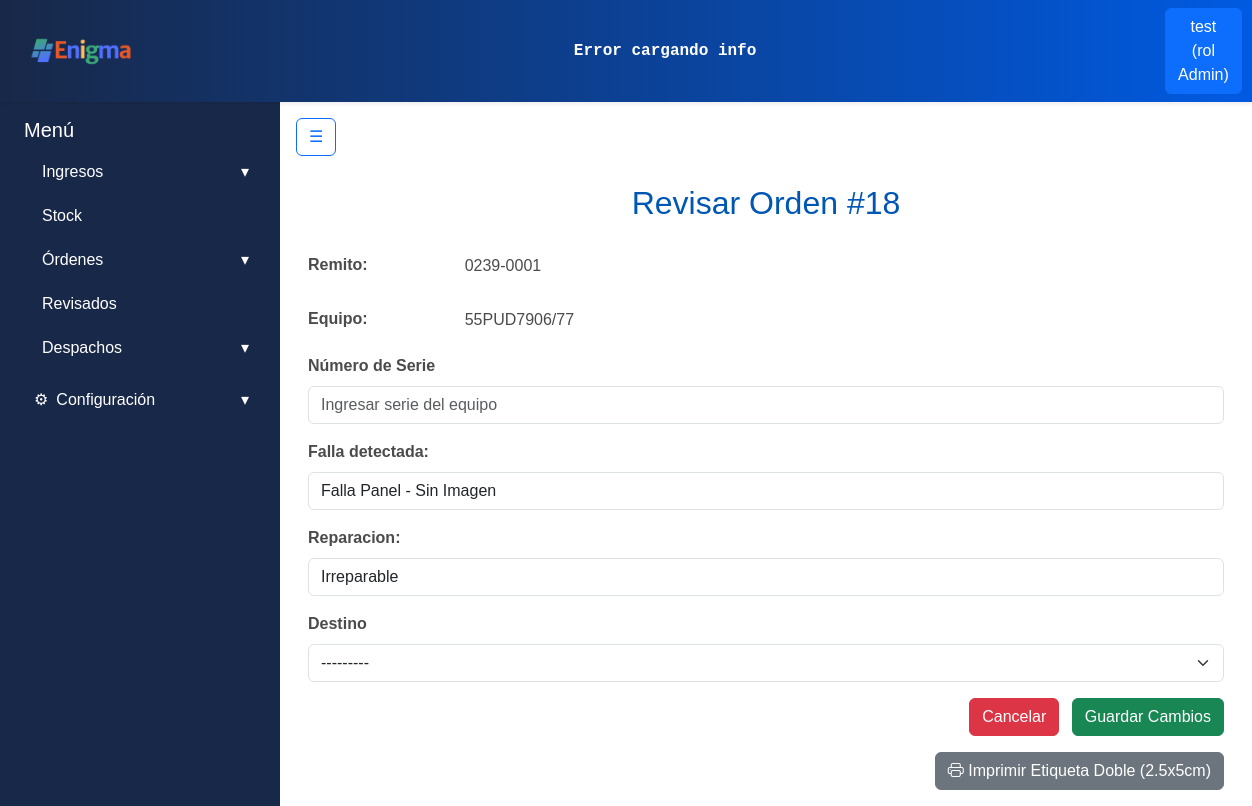
Screenshot of /ordenes/revisar/18/ (signed in) with the database file from the repository.
### apps/usuarios/models.py (models this page shows, shortened)
class Usuarios(AbstractBaseUser):
    username = models.CharField('Nombre de usuario', unique= True, max_length=60)
    email = models.EmailField('Correo electronico', max_length=254, unique= True)
    nombre = models.CharField(max_length=50)
    apellido = models.CharField(max_length=50)
    rol = models.ForeignKey(Roles, on_delete=models.CASCADE)
    activo = models.BooleanField(default=True)
    is_admin = models.BooleanField(default = False)
    is_superuser = models.BooleanField(default=False)
    is_staff = models.BooleanField(default=False)
    objects = UsuariosManager()
    USERNAME_FIELD = 'username'
    REQUIRED_FIELDS = ['nombre', 'apellido', 'email'] #campos necesarios para crear la cuenta por consola

class Roles(models.Model):
    id = models.AutoField(primary_key=True)
    nombre = models.CharField(max_length=50)
    def __str__(self):
        return self.nombre

### apps/ordenes/models.py (models this page shows, shortened)
class Ordenes(ModeloBaseConUsuario):  # HEREDA el usuario y el save()
    remito_id = models.ForeignKey('ingresos.Remitos', on_delete=models.CASCADE)
    equipo_id = models.ForeignKey('Equipos', on_delete=models.CASCADE)
    estado_id = models.ForeignKey('Estados', on_delete=models.CASCADE)
    falla_detectada = models.CharField(max_length=50, null=True, blank=True)
    reparacion = models.CharField(max_length=50, null=True, blank=True)
    fecha_revision = models.DateTimeField(null=True, blank=True)
    editado_por = models.ForeignKey(
        User, on_delete=models.SET_NULL, null=True, blank=True, related_name='ordenes_editadas'
    )
    palletizado_por = models.ForeignKey(
        User, on_delete=models.SET_NULL, null=True, blank=True, related_name='ordenes_palletizadas'
    )
    orden_activa = models.BooleanField(default=True)
    fecha_creacion = models.DateTimeField(auto_now_add=True)
    modificacion_id = models.ForeignKey('HistorialOrdenes', on_delete=models.CASCADE, null=True, blank=True)
    destino = models.ForeignKey('Destinos', on_delete=models.CASCADE, null=True, blank=True)
    equipo_palletizado = models.BooleanField(default=False)

class Equipos(models.Model):
    producto_id = models.ForeignKey('ingresos.Productos', on_delete=models.CASCADE)
    numero_serie = models.CharField(max_length=20, unique=True, null=True, blank=True)
    fecha_alta = models.DateTimeField(auto_now_add=True)
    observaciones = models.CharField(max_length=100, null=True, blank=True)

### apps/ingresos/models.py (models this page shows, shortened)
class Remitos(ModeloBaseConUsuario):
    numero_remito = models.CharField(max_length=20)
    numero_viaje = models.IntegerField()
    detalle_transporte = models.CharField(max_length=30)
    deposito_id = models.ForeignKey('stock.Depositos', on_delete=models.PROTECT)
    fecha_ingreso = models.DateField(auto_now_add=True)
    aprobado = models.BooleanField(default=False)
    productos = models.ManyToManyField('Productos', through='RemitoProducto')
    def __str__(self):
        return f"{self.numero_remito}"

class Productos(models.Model):
    id = models.AutoField(primary_key=True)
    marca = models.CharField(max_length=30)
    modelo = models.CharField(max_length=50, unique=True)

### apps/ordenes/views.py (the view, shortened to what this page needs)
# urls.py: path('revisar/<int:pk>/', login_required(RevisarOrdenUpdateView.as_view()), name='revisar_orden'),
class RevisarOrdenUpdateView(LoginRequiredMixin, UpdateView):
    model = Ordenes
    form_class = OrdenForm
    template_name = 'ordenes/revisar_orden.html'
    success_url = reverse_lazy('ordenes_pendientes')
    def get_context_data(self, **kwargs):
        context = super().get_context_data(**kwargs)
        orden = self.object
        equipo_form = kwargs.get('equipo_form') or EquipoForm(instance=orden.equipo_id)
        context.update({
            'estados': Estados.objects.all(),
            'destinos': Destinos.objects.all(),
            'equipo_form': equipo_form
        })
        return context

### apps/ordenes/forms.py
class EquipoForm(forms.ModelForm):
    class Meta:
        model = Equipos
        fields = ['numero_serie', 'observaciones']

### apps/ordenes/models.py (called while the page is built)
    def __str__(self):
        return self.nombre_destino

### apps/ordenes/templates/ordenes/revisar_orden.html (shortened to what this page needs)
{% extends 'base.html' %}
{% load widget_tweaks %}
{% block content %}
<div class="container mt-4">
    <h2 class="mb-4">Revisar Orden #{{ object.id }}</h2>
    <form method="post" class="needs-validation" novalidate>
        <div class="mb-3 row">
            <label class="col-sm-2 col-form-label fw-bold">Remito:</label>
            <div class="col-sm-10 pt-2">
                {{ object.remito_id }}
            </div>
        </div>
        <div class="mb-3 row">
            <label class="col-sm-2 col-form-label fw-bold">Equipo:</label>
            <div class="col-sm-10 pt-2">
                {{ object.equipo_id.producto_id.modelo }}
            </div>
        </div>
        <div class="mb-3">
            <label for="{{ equipo_form.numero_serie.id_for_label }}" class="form-label fw-bold">
                Número de Serie
            </label>
            {% render_field equipo_form.numero_serie class="form-control" placeholder="Ingresar serie del equipo" %}
        </div>
        <div class="mb-3">
            <label for="{{ form.falla_detectada.id_for_label }}" class="form-label fw-bold">
                {{ form.falla_detectada.label }}:
            </label>
            <div>
                {% render_field form.falla_detectada class="form-control" placeholder="Describe la falla" %}
            </div>
        </div>
        <div class="mb-3">
            <label for="{{ form.reparacion.id_for_label }}" class="form-label fw-bold">
                {{ form.reparacion.label }}:
            </label>
            <div>
                {% render_field form.reparacion class="form-control" placeholder="Describe la reparacion efectuada" %}
            </div>
        </div>
        <div class="mb-3">
            <label for="{{ form.destino.id_for_label }}" class="form-label fw-bold">
                {{ form.destino.label }}
            </label>
            {% render_field form.destino class="form-select" %}
        </div>
        <div class="text-end">
            <a href="{{ request.META.HTTP_REFERER }}" class="btn btn-danger me-2">Cancelar</a>
            <button type="submit" class="btn btn-success">Guardar Cambios</button>
        </div>
    </form>
    <form method="post" action="{% url 'impresora:imprimir_etiqueta' %}" class="text-end mt-3" id="form-imprimir">
        <button type="submit" class="btn btn-secondary">
            <i class="bi bi-printer"></i> Imprimir Etiqueta Doble (2.5x5cm)
        </button>
    </form>
</div>
{% endblock %}

### templates/includes/header.html (shortened to what this page needs)
{% load static %}
<nav class="navbar navbar-expand-lg shadow-sm navbar-gradient">
  <div class="container-fluid">
    <a class="navbar-brand d-flex align-items-center" href="{% url 'core:dashboard' %}">
      <div class="card-header p-0 bg-transparent border-0">
        <img class="logo_form" src="{% static 'img/enigmaLogoNuevo.png' %}" alt="Enigma Logo">
      </div>
    </a>
    <div class="mx-auto text-center d-none d-lg-block">
        <div class="ticker-container text-white py-1 px-2 rounded">
            <div class="ticker" id="ticker-api">
            </div>
        </div>
    </div>
    <div class="d-flex ms-auto">
      {% if user.is_authenticated %}
        <div class="dropdown">
          <a class="btn btn-primary" href="#" role="button" id="dropdownUser" data-bs-toggle="dropdown" aria-expanded="false">
            {{ user.username }} (rol {{ user.rol }})
          </a>
        </div>
      {% else %}
        <a href="{% url 'usuarios:register' %}" class="btn btn-outline-primary me-2">Registrarse</a>
        <a href="{% url 'usuarios:login' %}" class="btn btn-outline-success">Login</a>
      {% endif %}
    </div>
  </div>
</nav>

### static/css/style.css (style rules this page uses)
:root { --color-bg-navbar-solid:linear-gradient(90deg, #182848 0%, #005ae1 100%); }
.navbar-gradient { background: var(--color-bg-navbar-solid); }
.logo_form { width: auto; height: 40px; margin-right: 10px; margin-left: 0.8rem; }
h2 { color: #e02626; }
body { font-family: Arial, sans-serif; color: #4b4b4b; }
h1, h2 { text-align: center; color: #0056b3; }
.ticker-container { color: #E0F2FE; overflow: hidden; white-space: nowrap; position: relative; width: 1000px; font-weight: bold; font-family: monospace; border-radius: 0.25rem; }
.ticker { display: inline-block; white-space: nowrap; animation: scrollTicker 50s linear infinite; }

### rows the page displays
Usuarios: username "test", rol "Admin"
Ordenes: id "18", remito_id "0239-0001", equipo_id.producto_id.modelo "55PUD7906/77", falla_detectada "Falla Panel - Sin Imagen", reparacion "Irreparable", destino "---------"
